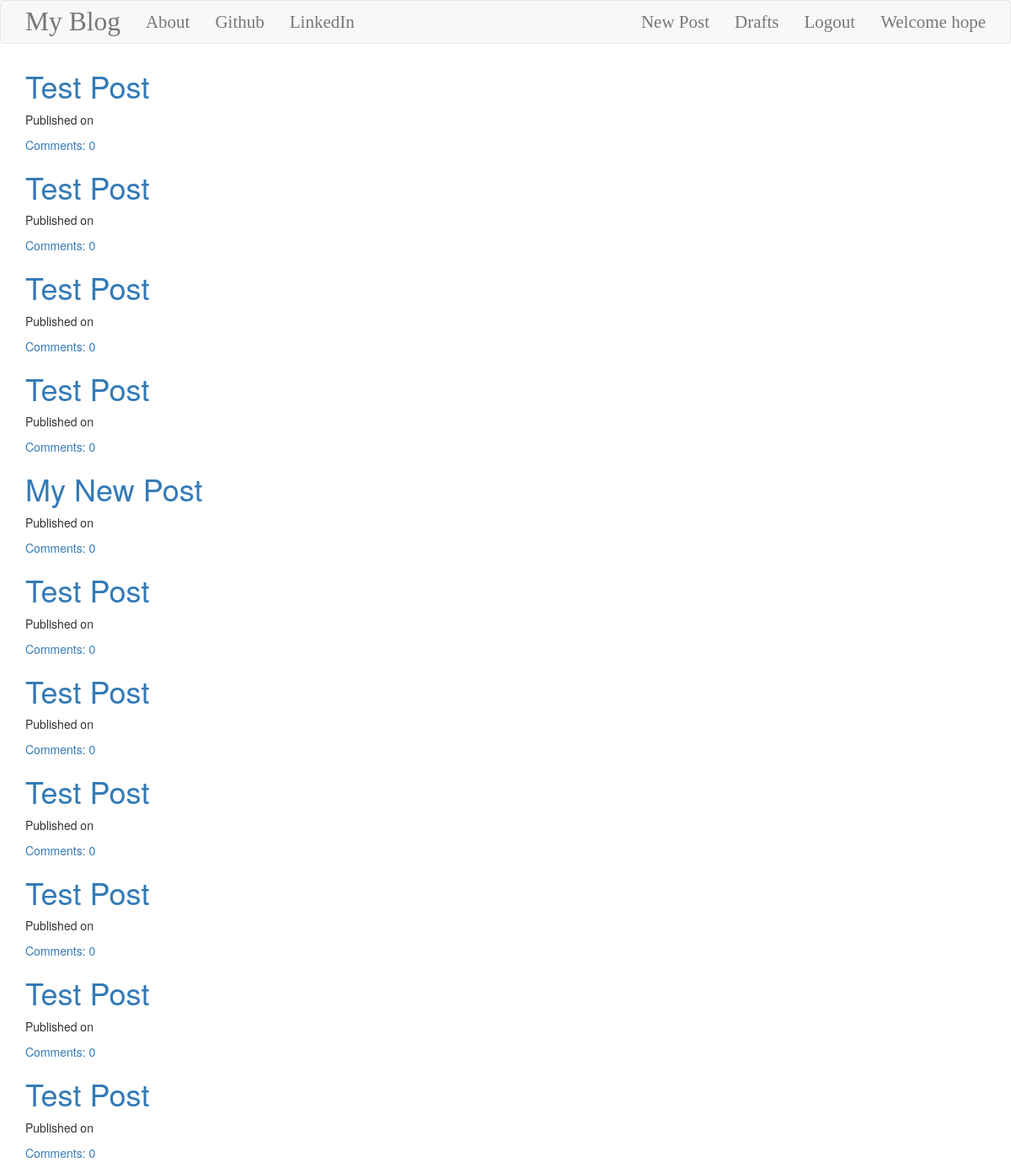
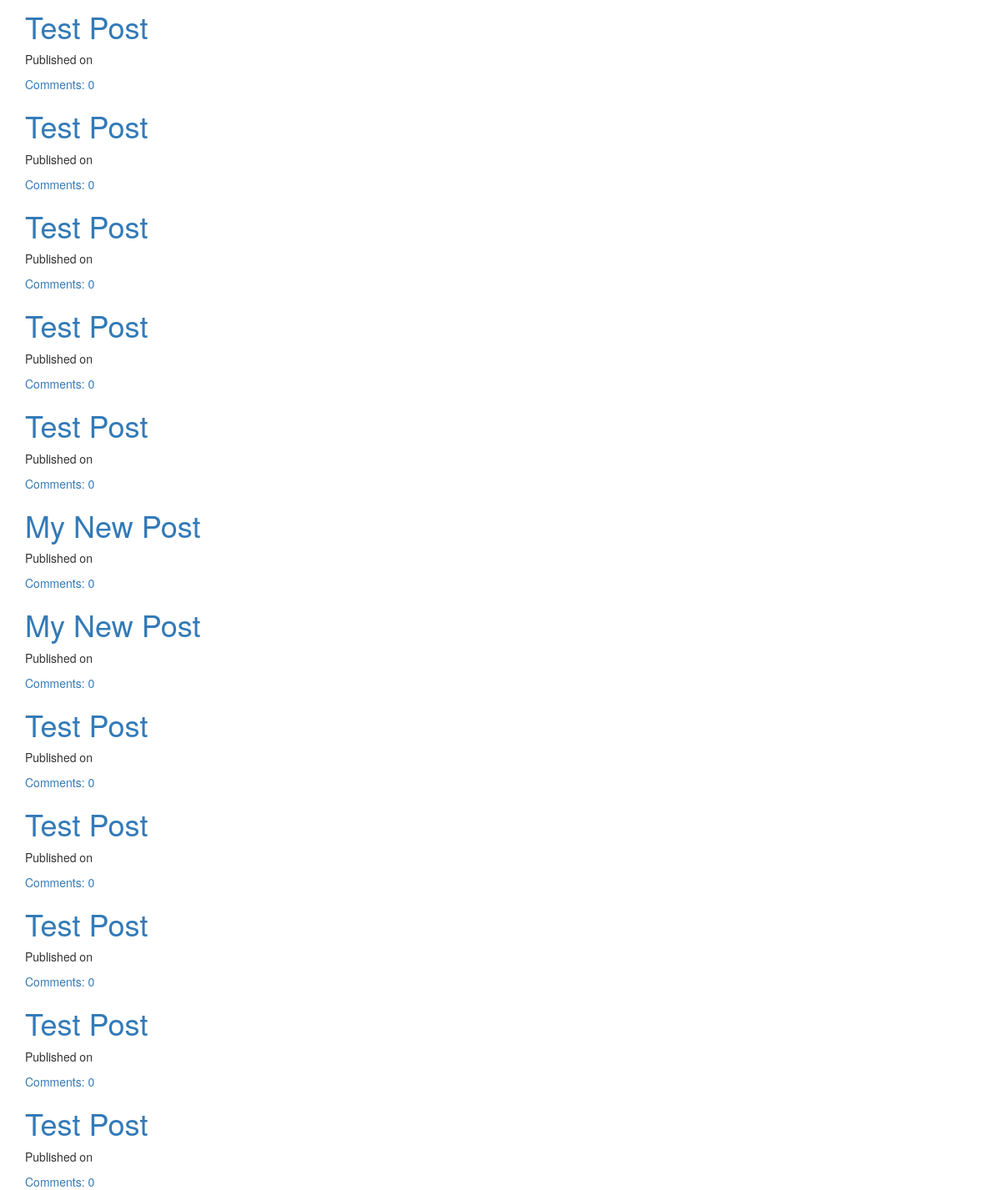
Page /drafts/ (signed in) on the committed database (2 pictures, top to bottom).
### blog/models.py (models this page shows, shortened)
class Post(models.Model):
    author = models.ForeignKey('auth.User', on_delete=models.CASCADE)
    title = models.CharField(max_length=200)
    text = models.TextField()
    created_date = models.DateTimeField(default=timezone.now)
    published_date = models.DateTimeField(blank=True, null=True)
    def approve_comments(self):
        return self.comments.filter(approved_comment=True)

### blog/views.py (the view)
# urls.py: url(r'^drafts/$', views.DraftListView.as_view(), name='post_draft_list'),
class DraftListView(LoginRequiredMixin, ListView):
    login_url = '/login/'
    redirect_field_name = 'blog/post_list.html'
    model = Post
    def get_queryset(self):
        return Post.objects.filter(published_date__isnull=True).order_by('created_date')

### blog/templates/blog/post_list.html
{% extends 'blog/base.html' %}
    {% block content %}
        <div class="centerstage">
            {% for post in post_list %}
                <div class="post">
                    <h1><a href="{% url 'blog:post_detail' pk=post.pk %}">{{ post.title }}</a></h1>
                </div>
                <div class="date">
                    <p>Published on {{ post.published|date:"D M Y" }}</p>
                </div>
                <a href="{% url 'blog:post_detail' pk=post.pk %}">Comments: {{ post.approve_comments.count }}</a>
            {% endfor %}
        </div>
    {% endblock %}

### blog/templates/blog/base.html (shortened to what this page needs)
<!DOCTYPE html>
{% load static %}
<html lang="en">
<head>
    <link rel="stylesheet" href="{% static 'css/medium-editor.min.css' %}">
    <link rel="stylesheet" href="{% static 'css/bootstrap.min.css' %}">
    <link rel="stylesheet" href="{% static 'css/blog.css' %}">
</head>
<body class="loader">
    <nav class="navbar navbar-default techfont custom-navbar">
        <div class="container">
          <ul class="nav navbar-nav">
            <li><a class="navbar-brand bigbrand" href="{% url 'blog:post_list' %}">My Blog</a></li>
            <li><a class="" href="{% url 'blog:about' %}">About</a></li>
            <li><a class="" href="https://www.github.com">Github</a></li>
            <li><a class="" href="https://www.linkedin.com">LinkedIn</a></li>
          </ul>
          <ul class="nav navbar-nav navbar-right">
             {% if user.is_authenticated %}
                <li><a href="{% url 'blog:post_new' %}">New Post</a></li>
                <li><a href="{% url 'blog:post_draft_list' %}">Drafts</a></li>
                <li><a href="{% url 'logout' %}">Logout</a></li>
                <li><a>Welcome {{ user.username }} </a></li>
              {% else %}
                <li><a class="nav navbar-right" href="{% url 'login' %}"><span class="glyphicon glyphicon-user">Login</span></a></li>
              {% endif %}
          </ul>
        </div>
    </nav>
    <div class="container content">
        <div class="row">
            <div class="col-md-4">
                <div class="blog_posts">
                        {% block content %}
                        {% endblock %}
                </div>
            </div>
        </div>
    </div>
</body>
</html>

### blog/static/css/blog.css (style rules this page uses)
.techfont { font-family: 'Lucida Sans', 'Lucida Sans Regular', 'Lucida Grande', 'Lucida Sans Unicode', 'sans-serif'; font-size: 1.5em; margin-bottom: 10px; }
.bigbrand { font-size: 1.5em; }
.centerstage { margin-left: auto; margin-right: auto; }
.loader { filter: hue-rotate(0deg); color: linear-gradient(45deg, #0f8, #08f); animation: hue 1000ms infinite linear; }

### rows in the picture
Post: title "Test Post", approve_comments.count "0"
Post: title "Test Post", approve_comments.count "0"
Post: title "Test Post", approve_comments.count "0"
Post: title "Test Post", approve_comments.count "0"
Post: title "My New Post", approve_comments.count "0"
Post: title "Test Post", approve_comments.count "0"
Post: title "Test Post", approve_comments.count "0"
Post: title "Test Post", approve_comments.count "0"
Post: title "Test Post", approve_comments.count "0"
Post: title "Test Post", approve_comments.count "0"
Post: title "Test Post", approve_comments.count "0"
Post: title "Test Post", approve_comments.count "0"
Post: title "Test Post", approve_comments.count "0"
Post: title "Test Post", approve_comments.count "0"
Post: title "Test Post", approve_comments.count "0"
Post: title "Test Post", approve_comments.count "0"
Post: title "My New Post", approve_comments.count "0"
Post: title "My New Post", approve_comments.count "0"
Post: title "Test Post", approve_comments.count "0"
Post: title "Test Post", approve_comments.count "0"
Post: title "Test Post", approve_comments.count "0"
Post: title "Test Post", approve_comments.count "0"
Post: title "Test Post", approve_comments.count "0"

### other values in the picture
{{ user.username }} "hope"
